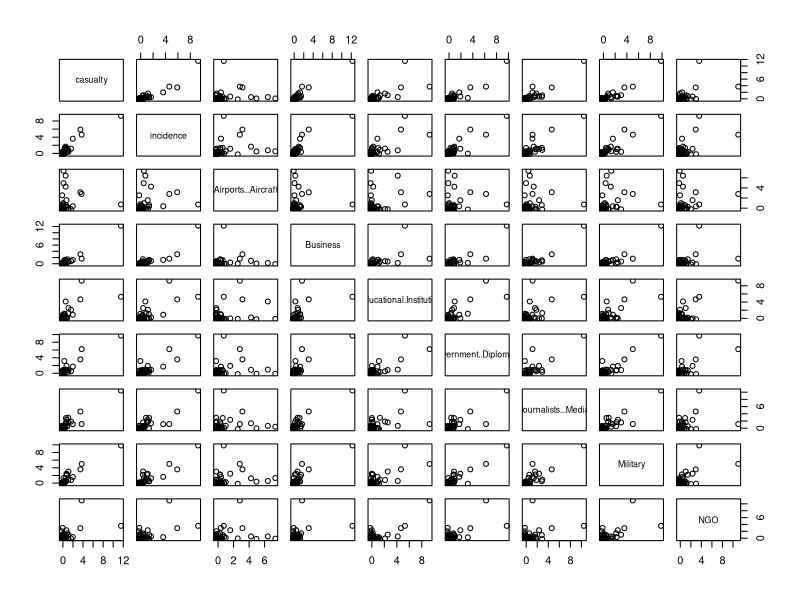
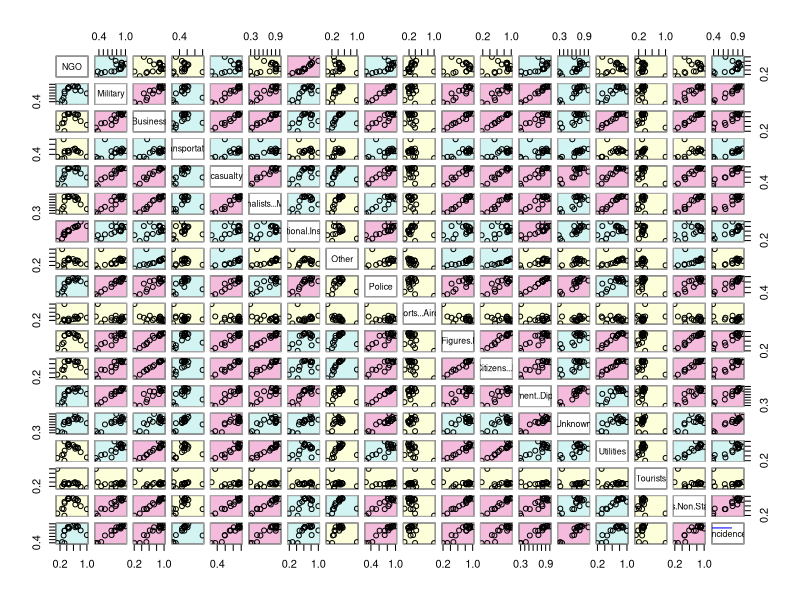

R code for these plots, in order: (Note: this script raises an error after producing the figures.)
library(plyr)
library(gclus)
library(lattice)

rm(list=ls(all=TRUE))

data = read.csv("analysis_main.csv")

#Merge columns of similar category
data$Abortion.Related = NULL
data$Government..Diplomatic. = data$Government..Diplomatic.+data$Government..General.
data$Government..General. = NULL
data$Military = data$Maritime + data$Military
data$Maritime = NULL
data$Telecommunication = NULL
data$Food.or.Water.Supply = NULL

data = data[2:21]

#Mean normalization

for( i in 2:length(data[1,]))
{
  data[,i] = (data[,i] - mean(data[,i])) / sd(data[,i])
}

plot(data[,2:10])


data    <- abs(cor(data[,-1]))
my.colors  <- dmat.color(data)
my.ordered <- order.single(cor(data[,-1]))
cpairs(data, my.ordered, panel.colors=my.colors, gap=0.5)



#Perform Principle Component Analysis
pca1 = princomp(data[2:20], scores = TRUE, center=TRUE)
summary(pca1)
pca1$sdev^2

#plot(pca1, main="Scree Plot")
#plot(pca1, main="Scree Plot", type="line")
#biplot(pca1, main="Biplot", cex=0.5)
abline(0,0,col="blue")
abline(0,90,col="green")

slope1 = pca1$loadings[1,1]/pca1$loadings[2,1]
abline(0,slope1,col="red")


#write.csv(pca1$loadings,"loadings.csv",na="1")
#write.csv(pca1$scores,"scores.csv",na="1")
